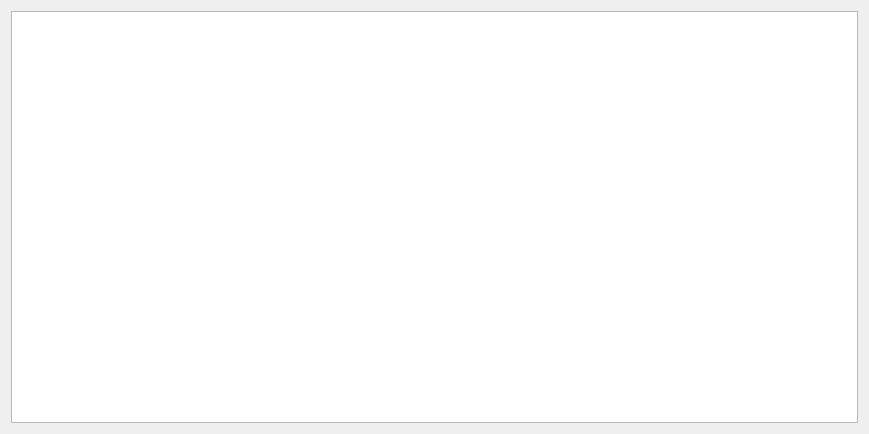
<?xml version="1.0" encoding="UTF-8"?>
<ui version="4.0">
 <class>DescriptorsWidget</class>
 <widget class="QWidget" name="DescriptorsWidget">
  <property name="geometry">
   <rect>
    <x>0</x>
    <y>0</y>
    <width>869</width>
    <height>434</height>
   </rect>
  </property>
  <property name="windowTitle">
   <string>Form</string>
  </property>
  <layout class="QHBoxLayout" name="horizontalLayout">
   <item>
    <widget class="QSplitter" name="splitter">
     <property name="orientation">
      <enum>Qt::Horizontal</enum>
     </property>
     <widget class="QTableView" name="table">
      <property name="minimumSize">
       <size>
        <width>800</width>
        <height>400</height>
       </size>
      </property>
      <property name="editTriggers">
       <set>QAbstractItemView::NoEditTriggers</set>
      </property>
      <property name="showDropIndicator" stdset="0">
       <bool>false</bool>
      </property>
      <property name="dragDropOverwriteMode">
       <bool>false</bool>
      </property>
      <property name="alternatingRowColors">
       <bool>true</bool>
      </property>
      <property name="selectionMode">
       <enum>QAbstractItemView::MultiSelection</enum>
      </property>
      <property name="selectionBehavior">
       <enum>QAbstractItemView::SelectRows</enum>
      </property>
      <property name="iconSize">
       <size>
        <width>16</width>
        <height>16</height>
       </size>
      </property>
      <property name="textElideMode">
       <enum>Qt::ElideMiddle</enum>
      </property>
      <property name="verticalScrollMode">
       <enum>QAbstractItemView::ScrollPerItem</enum>
      </property>
      <property name="horizontalScrollMode">
       <enum>QAbstractItemView::ScrollPerItem</enum>
      </property>
     </widget>
    </widget>
   </item>
  </layout>
 </widget>
 <resources/>
 <connections/>
</ui>
